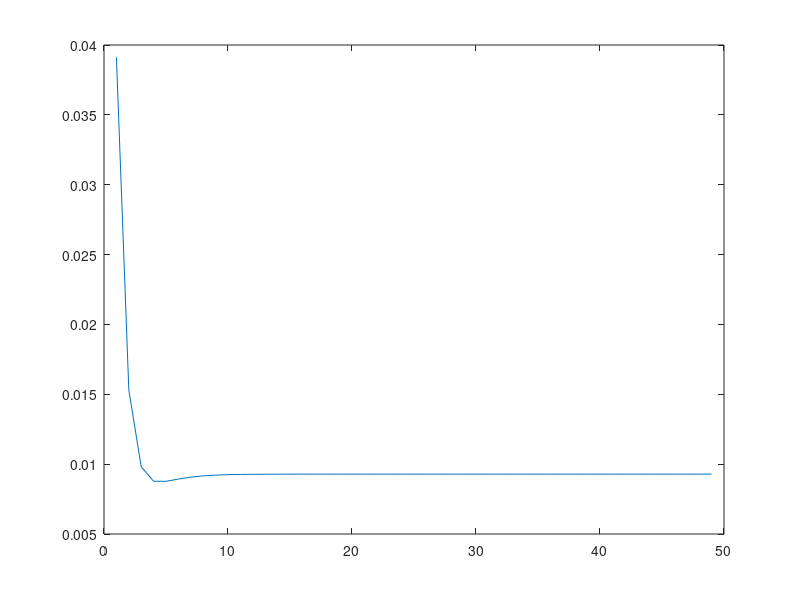

Write MATLAB code to recreate this figure.
function [] = maxi_learn_speed_takiyama_RL_test2()
% Reinforcement learning for force production of a two joint planar arm
% theta: direction of desired force (degrees)

%clear all; close all; clc;

% Input layer:
T = 100; %number of trial
K = 10; %number of position of theta in the circle (real number is K+1)
thetak = (2*pi)/K:(2*pi)/K:2*pi;
randomOrder = randi(K,T);
mOutput = 2; %number of outputs
nInput = 7; %number of neurons
phiInput = 30; % angle of perturbation

nTrials = 50;
phi = zeros(1,nInput);
v = zeros(1,nTrials);

% Connectivity (weight) matrix (W)
Z=zeros(mOutput, nInput);
%E=zeros(1,nTrials); %Faux, car E un reel
W = zeros(nInput, mOutput);
R = [cos(phiInput),-sin(phiInput);sin(phiInput),cos(phiInput)];
A = zeros(nInput,1);
%Lambda=nInput*R*Z*transpose(Z)*transpose(R); % realiser plus tard
phi(1)=rand;
Z(:,1) =(1/nInput)*[cos(phi(1)*2*pi),sin(phi(1)*2*pi)]';
D = zeros(mOutput, mOutput);
lambda= NaN(1,mOutput);
desMagnitude=1;
%xOutput = zeros(mOutput,1);
xOutput = [0,0]';
B=1;
sigmaA=0.05; 
epsilon=normrnd(0,sigmaA,nTrials,1);
sigmaP=0.05;
zeta=normrnd(0,sigmaP,nTrials,mOutput);
alpha=0.9;
randomOrder2 = randi([1,nInput],nTrials,1);

E = zeros(nTrials,1);

for k = 2:nInput
    phi(k)= rand;    % !!!!!Angle!!!this phi concerns about tge foce direction(FD)
    Y = (1/nInput)*[cos(phi(k)*2*pi);sin(phi(k)*2*pi)]';
    Z(:,k)=Y;
end

Lambda=nInput*R*Z*transpose(Z)*transpose(R)
%A = (R*Z)\xOutput; % essaie, a remettre dans l'algo

%for i = 1:mOutput
%   for j= 1:mOutput
%      if i==j
%     D(i,i)=lambda(i); %Autre element par default a zero?
%    else
%       D(i,j)= 0;
%  end
%end
%end

for j = 1:T
    desTheta = thetak(randomOrder(j));
    tTarget = desMagnitude*[cos(desTheta);sin(desTheta)] %t,target position
    %end
    %xOutput = R*Z*A; %Output that we obtain
    e = tTarget - xOutput; %error betweeen what we expect and what we have
    [V,D]=eig(Lambda);
    v= V*e ;
    % A = (R*Z)\xOutput;
    
    
    % for i = 1:nTrials-1
    
    
    %    %e(i+1)=(eye(mOutput)-B*Lambda)*e(i)
    
    %     %E(i+1)= (1/2)*transpose(e(i+1))*e(i+1);
    %     A= A + B*nInput*transpose(Z)*transpose(R)*transpose(V)*v;   %A(i+1)=A(i)+B*N*transpose(Z)*transpose(R)*transpose(V)*v(i);
    %    xOutput = R*Z*A;
    %     v=(eye(mOutput)-B*D)*v;     %v(i+1)=(eye(mOutput)-B*D)*v(i);
    %     E(i)= (1/2)*transpose(v)*v;    %  E(i+1)= (1/2)*transpose(v(i+1))*v(i+1);
    %     %v(i)=V*e(i)
    
    
    % end
    
    
    %plot(E)
    % hold on
    
    %  disp(E)
    
    
    
    for i = 1:nTrials-1
        
        
        %e(i+1)=(eye(mOutput)-B*Lambda)*e(i)
        
        %E(i+1)= (1/2)*transpose(e(i+1))*e(i+1);
        %A= A + B*nInput*transpose(Z)*transpose(R)*transpose(V)*v;   %A(i+1)=A(i)+B*N*transpose(Z)*transpose(R)*transpose(V)*v(i);
        
        W=alpha*W+B*nInput*transpose(Z)*transpose(R)*transpose(V)*v*transpose(tTarget)+sigmaP*zeta(i);
        A=W*tTarget+sigmaA*epsilon(randomOrder2(i)); %epsilon varie avec i
        
        
        xOutput = R*Z*A;
        v=(alpha*eye(mOutput)-B*D)*(v+(1-alpha)*inv(alpha*eye(mOutput)-B*D)*V*tTarget);     %v(i+1)=(eye(mOutput)-B*D)*v(i);
        E2(i)= (1/2)*transpose(v)*v;    %  E(i+1)= (1/2)*transpose(v(i+1))*v(i+1);
        %v(i)=V*e(i)
        
    end
    %plot(E2);
   %hold on
    
    plot(E2')
  
end



